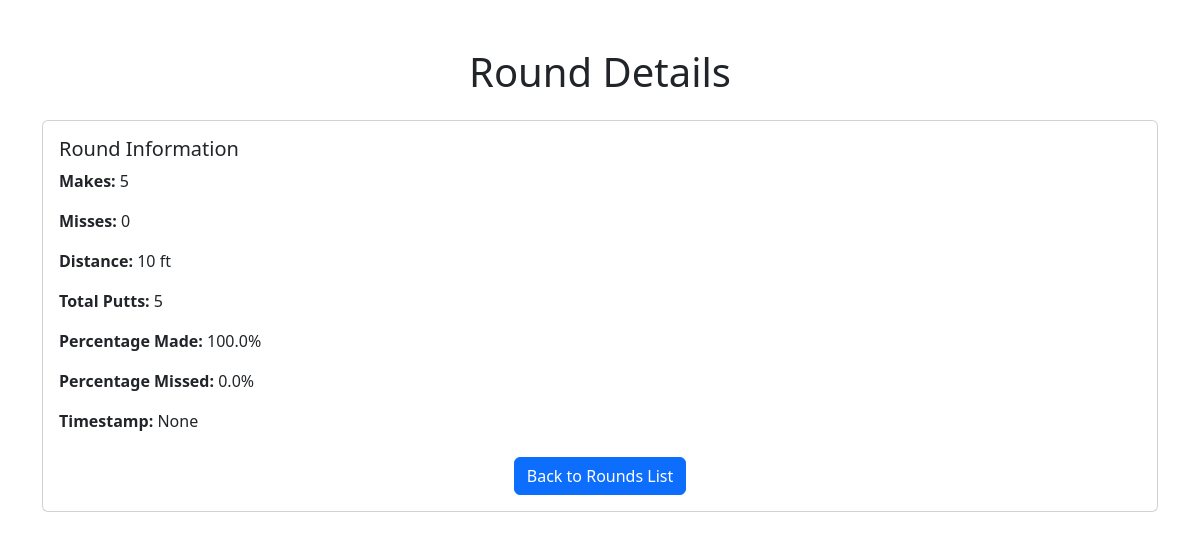
The page /round/1 on the database as committed earlier.
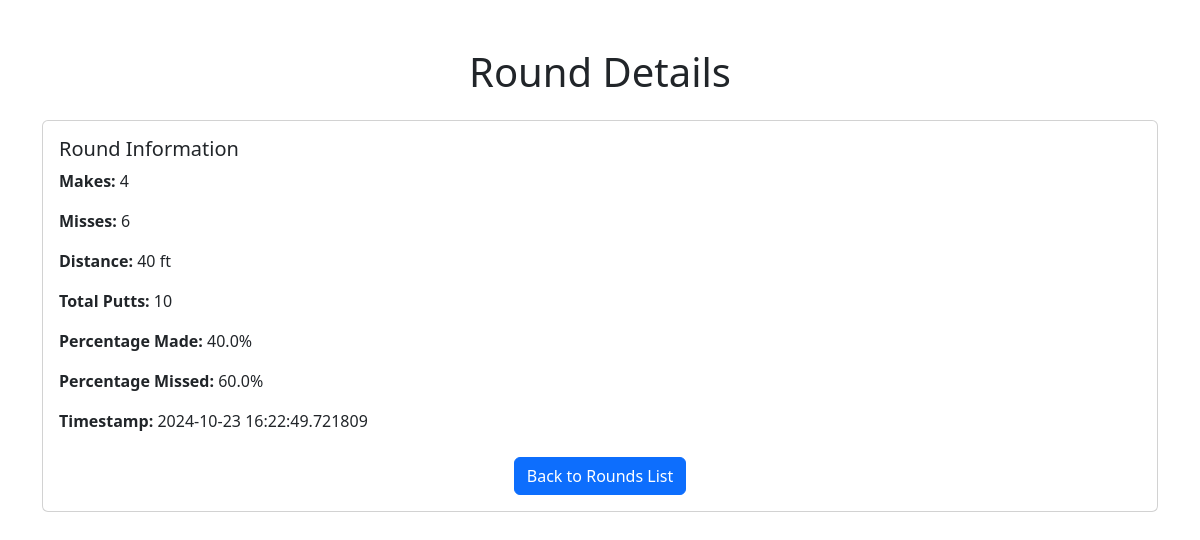
The same page on the database as committed later.
### tables this page shows
CREATE TABLE rounds (
            id INTEGER PRIMARY KEY AUTOINCREMENT,
            makes INTEGER NOT NULL,
            misses INTEGER NOT NULL,
            distance INTEGER NOT NULL,
            timestamp DATETIME);

### app.py (the view)
@app.route('/round/<int:round_id>')
def round_detail(round_id):
    conn = sqlite3.connect('rounds.db')
    cursor = conn.cursor()
    cursor.execute('SELECT makes, misses, distance, timestamp FROM rounds WHERE id = ?', (round_id,))
    round_data = cursor.fetchone()
    conn.close()
    if round_data:
        makes = round_data[0]
        misses = round_data[1]
        distance = round_data[2]
        timestamp = round_data[3]
        total_putts = makes + misses
        percentage_made = (makes / total_putts) * 100 if total_putts > 0 else 0
        percentage_missed = (misses / total_putts) * 100 if total_putts > 0 else 0
        return render_template('round_detail.html',
                               makes=makes,
                               misses=misses,
                               distance=distance,
                               timestamp=timestamp,
                               total_putts=total_putts,
                               percentage_made=percentage_made,
                               percentage_missed=percentage_missed)
    else:
        return "Round not found", 404

### templates/round_detail.html (shortened to what this page needs)
<!DOCTYPE html>
<html lang="en">
<head>
    <link rel="stylesheet" href="https://cdn.jsdelivr.net/npm/bootstrap@5.3.0/dist/css/bootstrap.min.css">
</head>
<body>
    <div class="container mt-5">
        <h1 class="text-center">Round Details</h1>
        <div class="card mt-4">
            <div class="card-body">
                <h5 class="card-title">Round Information</h5>
                <p><strong>Makes:</strong> {{ makes }}</p>
                <p><strong>Misses:</strong> {{ misses }}</p>
                <p><strong>Distance:</strong> {{ distance }} ft</p>
                <p><strong>Total Putts:</strong> {{ total_putts }}</p>
                <p><strong>Percentage Made:</strong> {{ percentage_made | round(2) }}%</p>
                <p><strong>Percentage Missed:</strong> {{ percentage_missed | round(2) }}%</p>
                <p><strong>Timestamp:</strong> {{ timestamp }}</p>
                <div class="text-center mt-4">
                    <a href="/rounds" class="btn btn-primary">Back to Rounds List</a>
                </div>
            </div>
        </div>
    </div>
</body>
</html>

Rows that differ between the two databases and show on the page:
now on this page (row edited): rounds: timestamp "2024-10-23 16:22:49.721809"
Other text that changed with them:
{{ makes }}: "5" → "4"
{{ misses }}: "0" → "6"
{{ distance }}: "10" → "40"
{{ total_putts }}: "5" → "10"
{{ percentage_made | round(2) }}: "100.0" → "40.0"
{{ percentage_missed | round(2) }}: "0.0" → "60.0"
{{ timestamp }}: "None" → (not shown)
